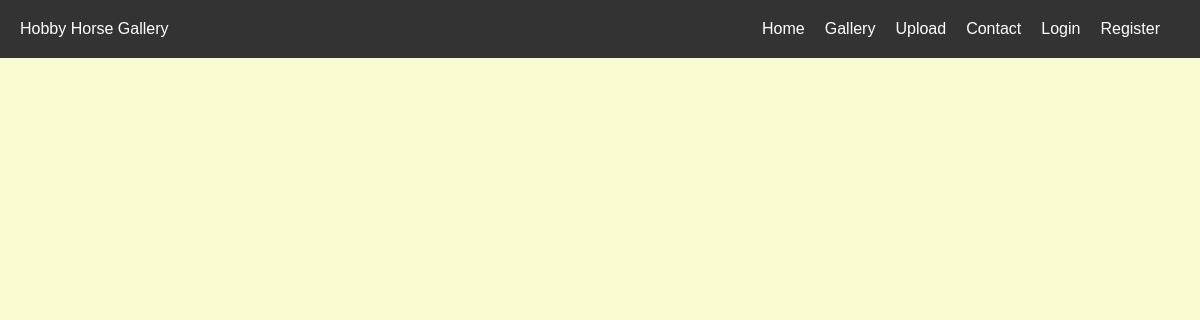
/gallery, run on an earlier commit of the app's database.
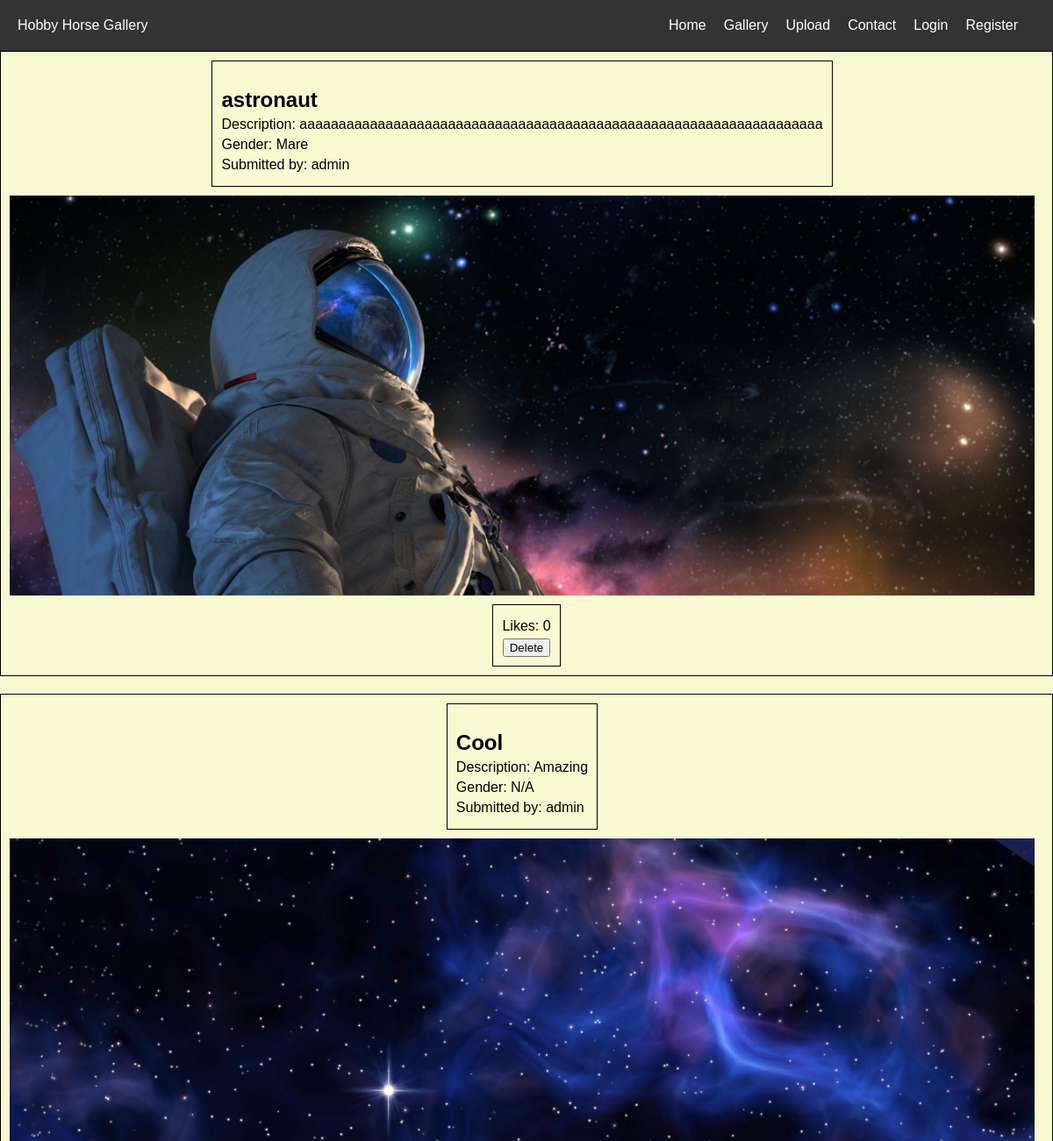
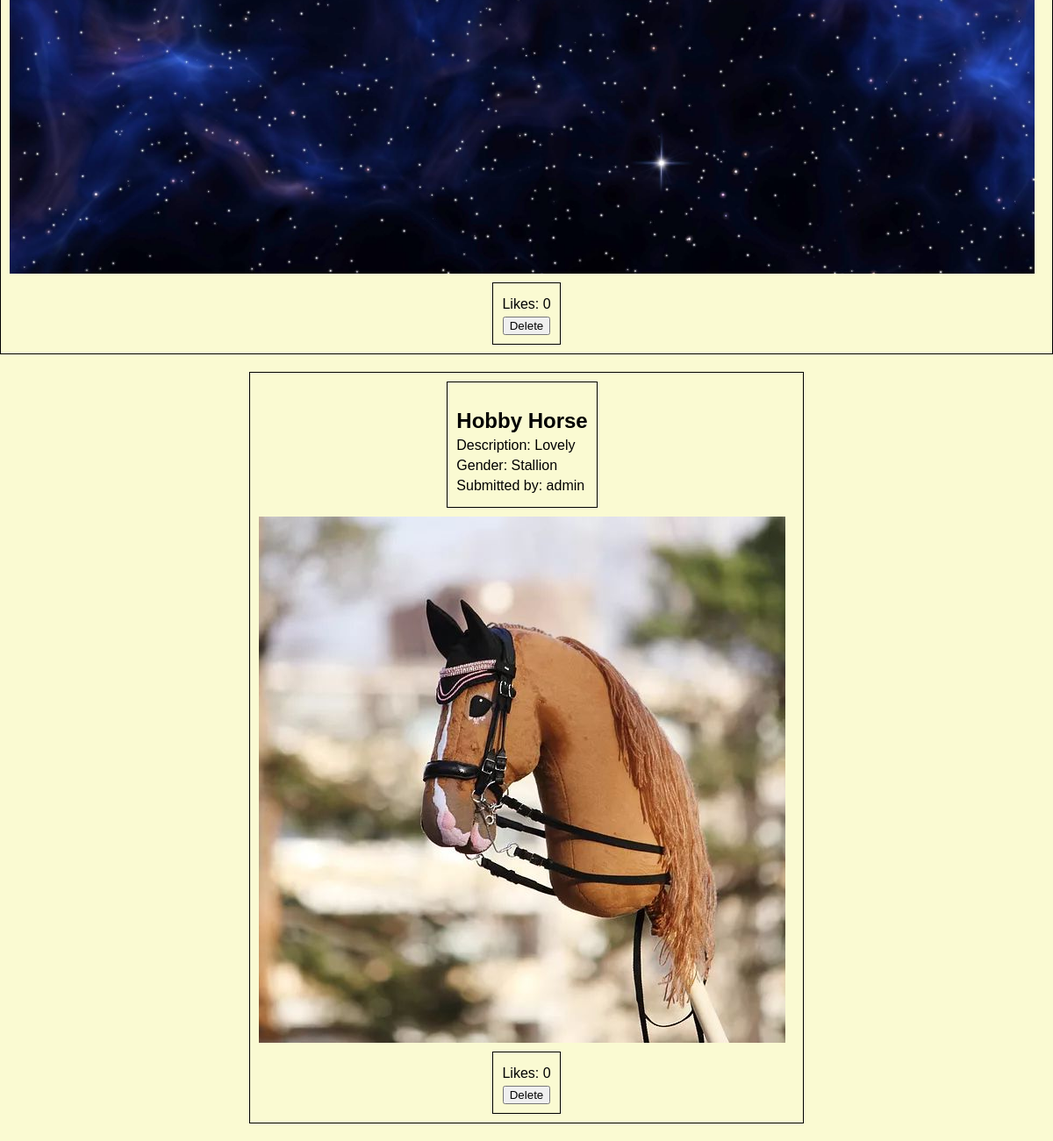
And on a later commit of the database (2 pictures, top to bottom).
### tables this page shows
CREATE TABLE images (image_id INTEGER PRIMARY KEY, user_id INTEGER, image TEXT, title TEXT, description TEXT, gender TEXT, upvotes INTEGER DEFAULT 0, FOREIGN KEY (user_id) REFERENCES users(id));

CREATE TABLE users (id INTEGER PRIMARY KEY, username TEXT, password TEXT);

### app.py (the view)
@app.route('/gallery')
def gallery():
    files = db.execute("SELECT * FROM images JOIN users ON users.id = images.user_id ORDER BY images.image_id DESC")
    if session.get("user_id"):
        user_id = session['user_id']
    else:
        user_id = 0
    return render_template('gallery.html', files=files, image_exist=image_exist, get_image_rating=get_image_rating, vote_check=vote_check, user_id=user_id, get_comment=get_comment)

### app.py (called while the page is built)
def image_exist(image):
    return os.path.exists(os.path.join(app.config['UPLOAD_FOLDER'], image))

def get_comment(id):
    query = db.execute("SELECT * FROM reviews WHERE image_id = ?", id)
    if query:
        comments = []
        for answers in query:
            username = db.execute("SELECT username FROM users WHERE id = ?", answers['user_id'])[0]['username']
            dictionary = {'comment': answers['comment'], 'username': username}
            comments.append(dictionary)
        return comments
    else:
        return False

@app.context_processor
def inject_layout():
    if 'user_id' in session:
        logged_in = True
    else:
        logged_in = False
    return dict(logged_in=logged_in)

### helpers.py (called while the page is built)
def get_image_rating(id):
    rating = db.execute("SELECT upvotes FROM images WHERE image_id = ?", id)
    value = None
    for row in rating:
        value = row['upvotes']
        break
    return value

### templates/gallery.html (shortened to what this page needs)
{% extends "layout.html" %}
{% block main %}
    <div class="gallery">
        {% for file in files %}
        {% if file.image.endswith('.jpg') or file.image.endswith('.jpeg') or file.image.endswith('.png') %}
            {% if image_exist(file.image) %}
            <div class="galleryrow">
                <div class="image-info">
                    <h2>{{ file.title }}</h2>
                    <p>Description: {{ file.description }}</p>
                    <p>Gender: {{ file.gender }}</p>
                    <p>Submitted by: {{ file.username }}</p>
                </div>
                <div class="image-container">
                    <img src="{{ url_for('static', filename=file.image) }}" alt="{{ file.title }}">
                </div>
                <div class="upvotes">
                    <p>Likes: <span class="rating">{{ get_image_rating(file.image_id) }}</span></p>
                    {% if file.username == 'admin' %}
                        <form action="/delete" method="post">
                            <button type="submit">Delete</button>
                        </form>
                    {% endif %}
                </div>
            </div>
            {% endif %}
        {% endif %}
    {% endfor %}
{% endblock %}

### templates/layout.html (shortened to what this page needs)
<!DOCTYPE html>
<html lang="en">
    <head>
        <link rel="stylesheet" type="text/css" href="../static/styles.css">
    </head>
    <body>
        <nav>
            <div class="logo">Hobby Horse Gallery</div>
            <ul class="nav-links">
                <li><a href="/">Home</a></li>
                <li><a href="/gallery">Gallery</a></li>
                <li><a href="/upload">Upload</a></li>
                <li><a href="/contact">Contact</a></li>
                {% if logged_in %}
                    <li><a href="/logout">Logout</a></li>
                {% else %}
                    <li><a href="/login">Login</a></li>
                    <li><a href="/register">Register</a></li>
                {% endif %}
            </ul>
        </nav>
        <div>
            {% block main %}{% endblock %}
        </div>
    </body>
</html>

### static/styles.css (style rules this page uses)
nav { background-color: #333; color: white; display: flex; justify-content: space-between; align-items: center; padding: 20px; }
.nav-links { list-style: none; display: flex; margin: 0; padding: 0; }
.nav-links li { margin-right: 20px; }
.nav-links li a { color: white; text-decoration: none; }
body { margin: 0; background-color: lightgoldenrodyellow; font-family: Arial, sans-serif; }
img { width: auto; height: auto; }
.gallery { display: flex; flex-wrap: wrap; justify-content: center; }
.galleryrow { display: flex; flex-direction: column; align-items: center; padding: 10px; border: 1px solid black; margin-bottom: 20px; }
.galleryrow h2 { font-size: 1.5rem; margin-bottom: 5px; }
.galleryrow p { margin: 5px 0; }
.galleryrow img { max-width: 100%; height: auto; margin-top: 10px; margin-bottom: 10px; }
.image-info { flex: 1; padding: 10px; border: 1px solid black; margin-right: 10px; }
.image-container { flex: 1; margin-right: 10px; }
.image-container img { max-width: 100%; height: auto; display: block; }
.upvotes { flex: 1; padding: 10px; border: 1px solid black; text-align: center; }

What changed in the data, as far as the page shows it:
added images: title "astronaut", description "aaaaaaaaaaaaaaaaaaaaaaaaaaaaaaaaaaaaaaaaaaaaaaaaaaaaaaaaaaaaaaaaaaa", gender "Mare", username "admin", image (picture), upvotes "0"
added images: title "Cool", description "Amazing", gender "N/A", username "admin", image (picture), upvotes "0"
added images: title "Hobby Horse", description "Lovely", gender "Stallion", username "admin", image (picture), upvotes "0"
